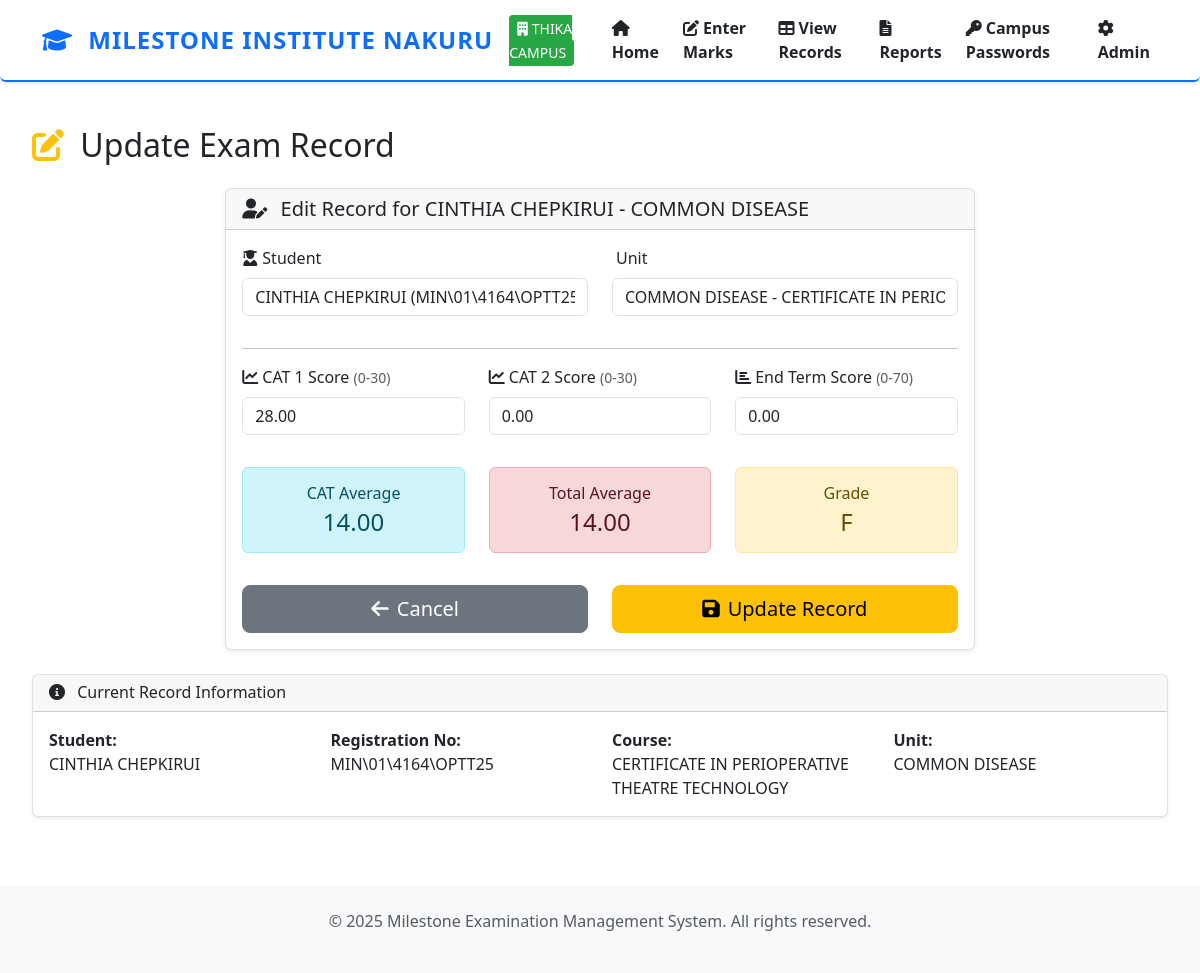
The app's page /update-record/50/ (signed in) with its own data.
### exams/models.py (models this page shows, shortened)
class Campus(models.Model):
    name = models.CharField(max_length=100, unique=True)

class ExamRecord(models.Model):
    student = models.ForeignKey(Student, on_delete=models.CASCADE, related_name='exam_records')
    unit = models.ForeignKey(Unit, on_delete=models.CASCADE, related_name='exam_records')
    cat1_score = models.DecimalField(
        max_digits=5,
        decimal_places=2,
        validators=[MinValueValidator(0), MaxValueValidator(30)],
        help_text="CAT 1 score out of 30"
    )
    cat2_score = models.DecimalField(
        max_digits=5,
        decimal_places=2,
        validators=[MinValueValidator(0), MaxValueValidator(30)],
        help_text="CAT 2 score out of 30"
    )
    end_term_score = models.DecimalField(
        max_digits=5,
        decimal_places=2,
        validators=[MinValueValidator(0), MaxValueValidator(70)],
        help_text="End-term exam score out of 70"
    )
    term = models.CharField(max_length=10, help_text="Term (e.g. I, II, III)", default="I")
    year = models.IntegerField(help_text="Year (e.g. 2025)", default=2025)
    created_at = models.DateTimeField(auto_now_add=True)
    updated_at = models.DateTimeField(auto_now=True)
    @property
    def cat_average(self):
        return (self.cat1_score + self.cat2_score) / 2
    @property
    def total_average(self):
        return self.cat_average + self.end_term_score
    class Meta:
        unique_together = ['student', 'unit', 'term', 'year']
        ordering = ['student__name', 'unit__name']

class Student(models.Model):
    name = models.CharField(max_length=200)
    registration_number = models.CharField(max_length=20, unique=True)
    course = models.ForeignKey(Course, on_delete=models.CASCADE, related_name='students')
    created_at = models.DateTimeField(auto_now_add=True)
    updated_at = models.DateTimeField(auto_now=True)
    def __str__(self):
        return f"{self.name} ({self.registration_number})"
    class Meta:
        ordering = ['name']

class Unit(models.Model):
    name = models.CharField(max_length=100)
    course = models.ForeignKey(Course, on_delete=models.CASCADE, related_name='units')
    created_at = models.DateTimeField(auto_now_add=True)
    updated_at = models.DateTimeField(auto_now=True)
    def __str__(self):
        return f"{self.name} - {self.course.name}"
    class Meta:
        unique_together = ['name', 'course']
        ordering = ['course', 'name']

class Course(models.Model):
    name = models.CharField(max_length=100)
    school = models.ForeignKey(School, on_delete=models.CASCADE, related_name='courses', null=True, blank=True)
    created_at = models.DateTimeField(auto_now_add=True)
    updated_at = models.DateTimeField(auto_now=True)
    class Meta:
        ordering = ['name']
        unique_together = ['name', 'school']

### exams/views.py (the view)
# urls.py: path('update-record/<int:record_id>/', views.update_record, name='update_record'),
def update_record(request, record_id):
    current_campus = get_current_campus(request)
    if not current_campus and not request.user.is_superuser:
        return redirect('exams:campus_select')
    record = get_object_or_404(ExamRecord, id=record_id)
    if request.method == 'POST':
        form = ExamRecordForm(request.POST, instance=record)
        if form.is_valid():
            form.save()
            messages.success(request, f'Exam record updated for {record.student.name} - {record.unit.name}')
            return redirect('exams:view_records')
    else:
        form = ExamRecordForm(instance=record)
    context = {
        'form': form,
        'record': record,
        'current_campus': current_campus,
    }
    return render(request, 'exams/update_record.html', context)

### exams/views.py (called while the page is built)
def get_current_campus(request):
    campus_id = request.session.get('campus_id')
    if campus_id:
        return Campus.objects.get(id=campus_id)
    return None

### templates/exams/update_record.html (shortened to what this page needs)
{% extends 'base.html' %}
{% block content %}
<div class="row">
    <div class="col-12">
        <h2 class="mb-4">
            <i class="fas fa-edit text-warning me-2"></i>
            Update Exam Record
        </h2>
    </div>
</div>
<div class="row">
    <div class="col-lg-8 mx-auto">
        <div class="card">
            <div class="card-header">
                <h5 class="mb-0">
                    <i class="fas fa-user-edit me-2"></i>
                    Edit Record for {{ record.student.name }} - {{ record.unit.name }}
                </h5>
            </div>
            <div class="card-body">
                <form method="post" id="updateForm">
                    <div class="row">
                        <div class="col-md-6 mb-3">
                            <label for="{{ form.student.id_for_label }}" class="form-label">
                                <i class="fas fa-user-graduate me-1"></i>Student
                            </label>
                            {{ form.student }}
                        </div>
                        <div class="col-md-6 mb-3">
                            <label for="{{ form.unit.id_for_label }}" class="form-label">
                                Unit
                            </label>
                            {{ form.unit }}
                        </div>
                    </div>
                    <hr>
                    <div class="row">
                        <div class="col-md-4 mb-3">
                            <label for="{{ form.cat1_score.id_for_label }}" class="form-label">
                                <i class="fas fa-chart-line me-1"></i>CAT 1 Score
                                <small class="text-muted">(0-30)</small>
                            </label>
                            {{ form.cat1_score }}
                        </div>
                        <div class="col-md-4 mb-3">
                            <label for="{{ form.cat2_score.id_for_label }}" class="form-label">
                                <i class="fas fa-chart-line me-1"></i>CAT 2 Score
                                <small class="text-muted">(0-30)</small>
                            </label>
                            {{ form.cat2_score }}
                        </div>
                        <div class="col-md-4 mb-3">
                            <label for="{{ form.end_term_score.id_for_label }}" class="form-label">
                                <i class="fas fa-chart-bar me-1"></i>End Term Score
                                <small class="text-muted">(0-70)</small>
                            </label>
                            {{ form.end_term_score }}
                        </div>
                    </div>
                    <div class="row mt-3">
                        <div class="col-md-4">
                            <div class="alert alert-info text-center">
                                <h6 class="mb-1">CAT Average</h6>
                                <h4 class="mb-0" id="catAverage">{{ record.cat_average|floatformat:2 }}</h4>
                            </div>
                        </div>
                        <div class="col-md-4">
                            <div class="alert alert-success text-center">
                                <h6 class="mb-1">Total Average</h6>
                                <h4 class="mb-0" id="totalAverage">{{ record.total_average|floatformat:2 }}</h4>
                            </div>
                        </div>
                        <div class="col-md-4">
                            <div class="alert alert-warning text-center">
                                <h6 class="mb-1">Grade</h6>
                                <h4 class="mb-0" id="grade">
                                </h4>
                            </div>
                        </div>
                    </div>
                    <div class="row mt-3">
                        <div class="col-6">
                            <a href="{% url 'exams:view_records' %}" class="btn btn-secondary btn-lg w-100">
                                <i class="fas fa-arrow-left me-2"></i>Cancel
                            </a>
                        </div>
                        <div class="col-6">
                            <button type="submit" class="btn btn-warning btn-lg w-100">
                                <i class="fas fa-save me-2"></i>Update Record
                            </button>
                        </div>
                    </div>
                </form>
            </div>
        </div>
    </div>
</div>
<div class="row mt-4">
    <div class="col-12">
        <div class="card">
            <div class="card-header">
                <h6 class="mb-0">
                    <i class="fas fa-info-circle me-2"></i>
                    Current Record Information
                </h6>
            </div>
            <div class="card-body">
                <div class="row">
                    <div class="col-md-3">
                        <strong>Student:</strong><br>
                        {{ record.student.name }}
                    </div>
                    <div class="col-md-3">
                        <strong>Registration No:</strong><br>
                        {{ record.student.registration_number }}
                    </div>
                    <div class="col-md-3">
                        <strong>Course:</strong><br>
                        {{ record.unit.course.name }}
                    </div>
                    <div class="col-md-3">
                        <strong>Unit:</strong><br>
                        {{ record.unit.name }}
                    </div>
                </div>
            </div>
        </div>
    </div>
</div>
{% endblock %}

### templates/base.html (shortened to what this page needs)
{% load static %}
<!DOCTYPE html>
<html lang="en">
<head>
    <link href="https://cdn.jsdelivr.net/npm/bootstrap@5.3.0/dist/css/bootstrap.min.css" rel="stylesheet">
    <link href="https://cdnjs.cloudflare.com/ajax/libs/font-awesome/6.0.0/css/all.min.css" rel="stylesheet">
</head>
<body>
    <nav class="navbar navbar-expand-lg navbar-light bg-white shadow-sm rounded-bottom" style="border-bottom: 2px solid #0d6efd;">
        <div class="container">
            <a class="navbar-brand text-primary fw-bold" href="{% url 'exams:home' %}" style="font-size:1.5rem;letter-spacing:1px;">
                <i class="fas fa-graduation-cap me-2"></i>
                MILESTONE INSTITUTE NAKURU
            </a>
            <div class="collapse navbar-collapse" id="navbarNav">
                <ul class="navbar-nav ms-auto align-items-center gap-2">
                    {% if current_campus %}
                        <li class="nav-item">
                            <span class="campus-badge">
                                <i class="fas fa-building me-1"></i>{{ current_campus.name }}
                            </span>
                        </li>
                    {% endif %}
                    <li class="nav-item">
                        <a class="nav-link text-dark fw-semibold" href="{% url 'exams:home' %}">
                            <i class="fas fa-home me-1"></i>Home
                        </a>
                    </li>
                    <li class="nav-item">
                        <a class="nav-link text-dark fw-semibold" href="{% url 'exams:enter_marks' %}">
                            <i class="fas fa-edit me-1"></i>Enter Marks
                        </a>
                    </li>
                    <li class="nav-item">
                        <a class="nav-link text-dark fw-semibold" href="{% url 'exams:view_records' %}">
                            <i class="fas fa-table me-1"></i>View Records
                        </a>
                    </li>
                    <li class="nav-item">
                        <a class="nav-link text-dark fw-semibold" href="{% url 'exams:generate_report' %}">
                            <i class="fas fa-file-alt me-1"></i>Reports
                        </a>
                    </li>
                    {% if user.is_superuser %}
                        <li class="nav-item">
                            <a class="nav-link text-dark fw-semibold" href="{% url 'exams:manage_campus_passwords' %}">
                                <i class="fas fa-key me-1"></i>Campus Passwords
                            </a>
                        </li>
                        <li class="nav-item">
                            <a class="nav-link text-dark fw-semibold" href="/admin/">
                                <i class="fas fa-cog me-1"></i>Admin
                            </a>
                        </li>
                    {% endif %}
                </ul>
            </div>
        </div>
    </nav>
    <main class="container-fluid mt-4">
        <div class="content-wrapper">
            {% block content %}{% endblock %}
        </div>
    </main>
    <footer class="bg-light text-center text-muted py-4 mt-5">
        <div class="container">
            <p>&copy; 2025 Milestone Examination Management System. All rights reserved.</p>
        </div>
    </footer>
</body>
</html>

### records on screen
Campus: name "THIKA CAMPUS"
ExamRecord: student.name "CINTHIA CHEPKIRUI", unit.name "COMMON DISEASE", student "CINTHIA CHEPKIRUI (MIN\\01\\4164\\OPTT25)", unit "COMMON DISEASE - CERTIFICATE IN PERIOPERATIVE THEATRE TECHNOLOGY", cat1_score "28.00", cat2_score "0.00", end_term_score "0.00", cat_average "14.00", total_average "14.00", student.registration_number "MIN\\01\\4164\\OPTT25", unit.course.name "CERTIFICATE IN PERIOPERATIVE THEATRE TECHNOLOGY"
